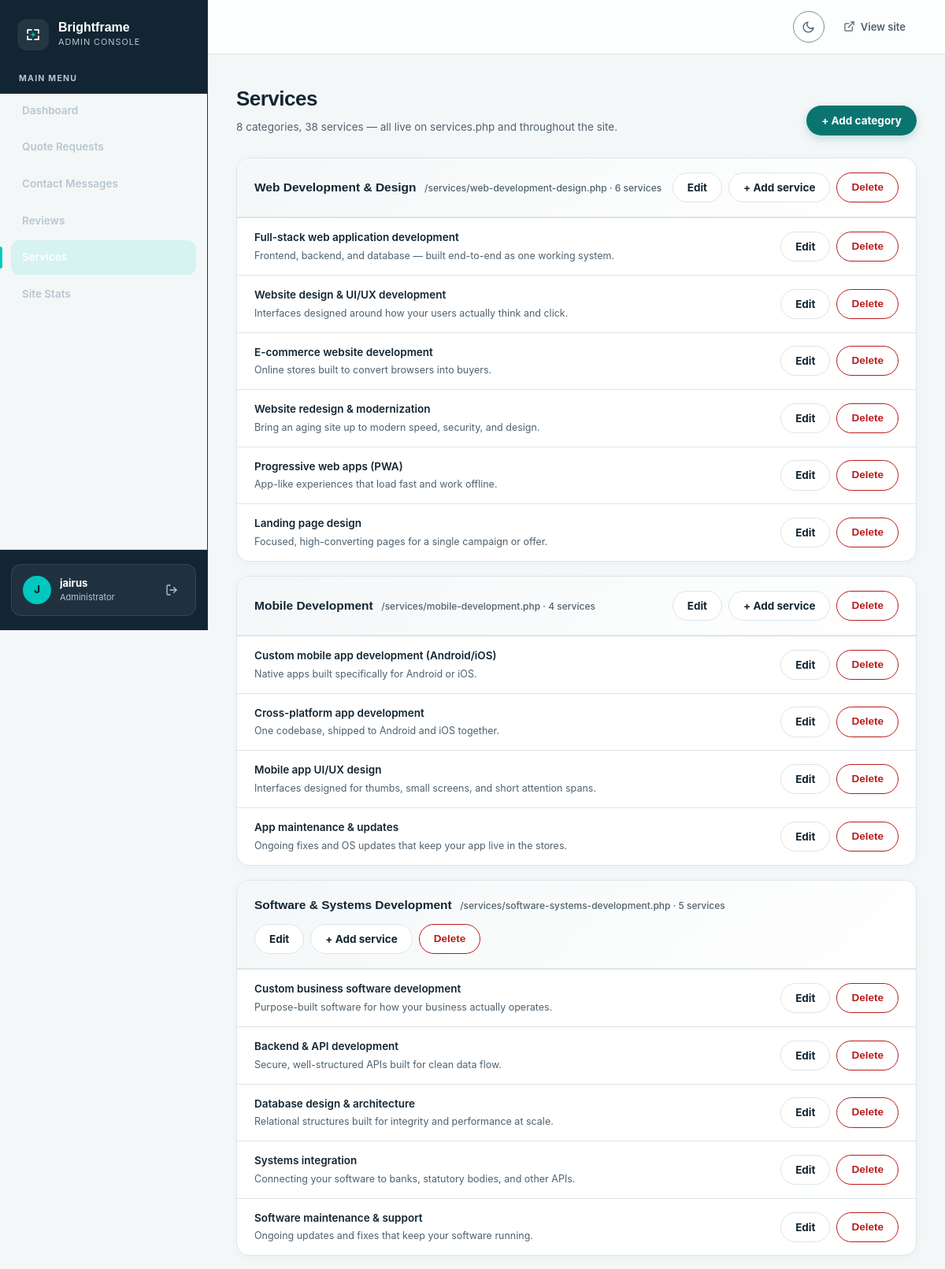
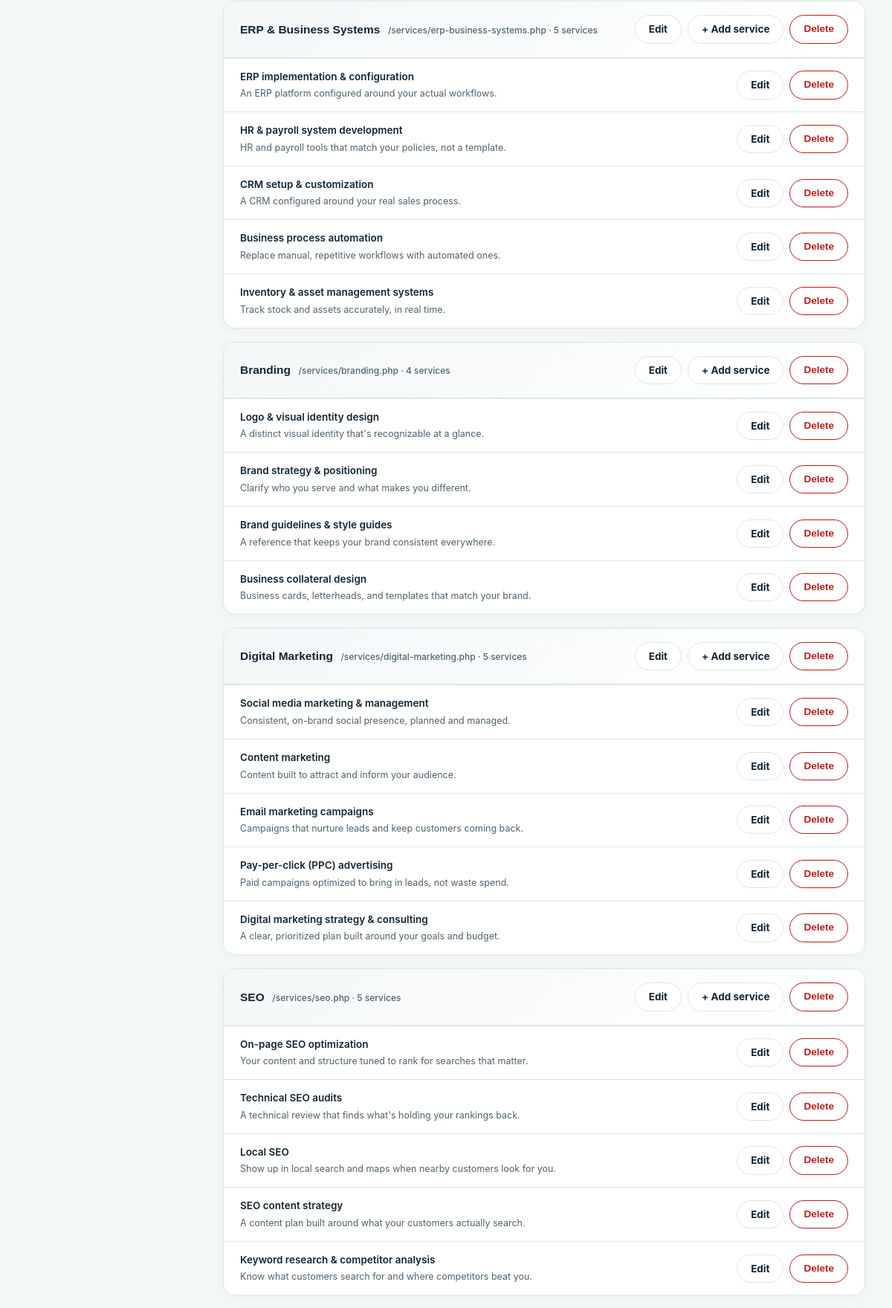
Screenshot of /admin/services.php (signed in, upper part) with the database file from the repository (2 pictures, top to bottom).
### tables this page shows
CREATE TABLE service_categories (
  id             INT UNSIGNED AUTO_INCREMENT PRIMARY KEY,
  name           VARCHAR(150) NOT NULL,
  slug           VARCHAR(150) NOT NULL UNIQUE,
  display_order  INT NOT NULL DEFAULT 0
);

CREATE TABLE services (
  id                INT UNSIGNED AUTO_INCREMENT PRIMARY KEY,
  category_id       INT UNSIGNED NOT NULL,
  title             VARCHAR(150) NOT NULL,
  description       TEXT NOT NULL,
  long_description  TEXT NULL,  
  icon_name         VARCHAR(80) NOT NULL,
  display_order     INT NOT NULL DEFAULT 0,
  INDEX idx_category_id (category_id),
  CONSTRAINT fk_services_category FOREIGN KEY (category_id)
    REFERENCES service_categories(id) ON DELETE CASCADE
);

### admin/services.php (the view, shortened to what this page needs)
<?php
$pdo = db();
try {
    $categories = $pdo->query('SELECT id, name, slug, display_order FROM service_categories ORDER BY display_order ASC')->fetchAll();
    $allServices = $pdo->query(
        'SELECT id, category_id, title, description, long_description, display_order FROM services ORDER BY category_id, display_order ASC'
    )->fetchAll();
} catch (PDOException $e) {
    error_log('Failed to load services/categories: ' . $e->getMessage());
    $categories  = [];
    $allServices = [];
}
$servicesByCategory = [];
foreach ($allServices as $svc) {
    $servicesByCategory[$svc['category_id']][] = $svc;
}
include __DIR__ . '/../includes/admin-layout-header.php';
?>
<div class="admin-page-header">
  <div>
    <h1>Services</h1>
    <p class="admin-page-sub"><?= count($categories) ?> categories, <?= count($allServices) ?> services — all live on <a href="../services.php" target="_blank" rel="noopener">services.php</a> and throughout the site.</p>
  </div>
  <details class="admin-reject-details">
    <summary class="admin-btn admin-btn-primary">+ Add category</summary>
  </details>
</div>
<?php if (empty($categories)): ?>
  <div class="admin-panel">
    <div class="admin-empty">
      <span class="admin-empty-ico">
        <svg width="26" height="26" viewBox="0 0 24 24" fill="none" stroke="currentColor" stroke-width="1.5" stroke-linecap="round" stroke-linejoin="round"><circle cx="12" cy="12" r="9"/><path d="M12 3v18M3 12h18"/></svg>
      </span>
      <p class="admin-empty-title">No categories yet</p>
      <p class="admin-empty-note">Add one above to get started.</p>
    </div>
  </div>
<?php else: ?>
  <?php foreach ($categories as $cat): ?>
    <?php $catServices = $servicesByCategory[$cat['id']] ?? []; ?>
    <div class="admin-cat-block">
      <div class="admin-cat-head">
        <div>
          <span class="admin-cat-head-name"><?= htmlspecialchars($cat['name'], ENT_QUOTES, 'UTF-8') ?></span>
          <span class="admin-cat-head-slug">/services/<?= htmlspecialchars($cat['slug'], ENT_QUOTES, 'UTF-8') ?>.php · <?= count($catServices) ?> service<?= count($catServices) === 1 ? '' : 's' ?></span>
        </div>
        <div class="admin-cat-actions">
          <details class="admin-reject-details">
            <summary class="admin-btn">Edit</summary>
          </details>
          <details class="admin-reject-details">
            <summary class="admin-btn">+ Add service</summary>
          </details>
          <form method="post" onsubmit="return confirm('Delete &quot;<?= htmlspecialchars($cat['name'], ENT_QUOTES, 'UTF-8') ?>&quot; and all <?= count($catServices) ?> of its services? This cannot be undone.');">
            <button type="submit" class="admin-btn admin-btn-reject">Delete</button>
          </form>
        </div>
      </div>
      <?php if (empty($catServices)): ?>
        <div class="admin-svc-row"><span class="admin-svc-row-desc">No services in this category yet.</span></div>
      <?php else: ?>
        <?php foreach ($catServices as $svc): ?>
          <div class="admin-svc-row">
            <div>
              <div class="admin-svc-row-title"><?= htmlspecialchars($svc['title'], ENT_QUOTES, 'UTF-8') ?></div>
              <div class="admin-svc-row-desc"><?= htmlspecialchars($svc['description'], ENT_QUOTES, 'UTF-8') ?></div>
            </div>
            <div class="admin-svc-row-actions">
              <details class="admin-reject-details">
                <summary class="admin-btn">Edit</summary>
              </details>
              <form method="post" onsubmit="return confirm('Delete &quot;<?= htmlspecialchars($svc['title'], ENT_QUOTES, 'UTF-8') ?>&quot;?');">
                <button type="submit" class="admin-btn admin-btn-reject">Delete</button>
              </form>
            </div>
          </div>
        <?php endforeach; ?>
      <?php endif; ?>
    </div>
  <?php endforeach; ?>
<?php endif; ?>
<?php include __DIR__ . '/../includes/admin-layout-footer.php'; ?>

### rows the page displays
service_categories: name "Web Development & Design", slug "web-development-design", id "6"
services: title "Full-stack web application development", description "Frontend, backend, and database — built end-to-end as one working system."
services: title "Website design & UI/UX development", description "Interfaces designed around how your users actually think and click."
services: title "E-commerce website development", description "Online stores built to convert browsers into buyers."
services: title "Website redesign & modernization", description "Bring an aging site up to modern speed, security, and design."
services: title "Progressive web apps (PWA)", description "App-like experiences that load fast and work offline."
services: title "Landing page design", description "Focused, high-converting pages for a single campaign or offer."
service_categories: name "Mobile Development", slug "mobile-development", id "4"
services: title "Custom mobile app development (Android/iOS)", description "Native apps built specifically for Android or iOS."
services: title "Cross-platform app development", description "One codebase, shipped to Android and iOS together."
services: title "Mobile app UI/UX design", description "Interfaces designed for thumbs, small screens, and short attention spans."
services: title "App maintenance & updates", description "Ongoing fixes and OS updates that keep your app live in the stores."
service_categories: name "Software & Systems Development", slug "software-systems-development", id "5"
services: title "Custom business software development", description "Purpose-built software for how your business actually operates."
services: title "Backend & API development", description "Secure, well-structured APIs built for clean data flow."
services: title "Database design & architecture", description "Relational structures built for integrity and performance at scale."
services: title "Systems integration", description "Connecting your software to banks, statutory bodies, and other APIs."
services: title "Software maintenance & support", description "Ongoing updates and fixes that keep your software running."
service_categories: name "ERP & Business Systems", slug "erp-business-systems", id "5"
services: title "ERP implementation & configuration", description "An ERP platform configured around your actual workflows."
services: title "HR & payroll system development", description "HR and payroll tools that match your policies, not a template."
services: title "CRM setup & customization", description "A CRM configured around your real sales process."
services: title "Business process automation", description "Replace manual, repetitive workflows with automated ones."
services: title "Inventory & asset management systems", description "Track stock and assets accurately, in real time."
service_categories: name "Branding", slug "branding", id "4"
services: title "Logo & visual identity design", description "A distinct visual identity that's recognizable at a glance."
services: title "Brand strategy & positioning", description "Clarify who you serve and what makes you different."
services: title "Brand guidelines & style guides", description "A reference that keeps your brand consistent everywhere."
services: title "Business collateral design", description "Business cards, letterheads, and templates that match your brand."
service_categories: name "Digital Marketing", slug "digital-marketing", id "5"
services: title "Social media marketing & management", description "Consistent, on-brand social presence, planned and managed."
services: title "Content marketing", description "Content built to attract and inform your audience."
services: title "Email marketing campaigns", description "Campaigns that nurture leads and keep customers coming back."
services: title "Pay-per-click (PPC) advertising", description "Paid campaigns optimized to bring in leads, not waste spend."
services: title "Digital marketing strategy & consulting", description "A clear, prioritized plan built around your goals and budget."
service_categories: name "SEO", slug "seo", id "5"
services: title "On-page SEO optimization", description "Your content and structure tuned to rank for searches that matter."
services: title "Technical SEO audits", description "A technical review that finds what's holding your rankings back."
services: title "Local SEO", description "Show up in local search and maps when nearby customers look for you."
services: title "SEO content strategy", description "A content plan built around what your customers actually search."
services: title "Keyword research & competitor analysis", description "Know what customers search for and where competitors beat you."

### other values shown
$item['label'] "Dashboard"
$item['label'] "Quote Requests"
$item['label'] "Contact Messages"
$item['label'] "Reviews"
$item['label'] "Services"
$item['label'] "Site Stats"
$adminInitial "J"
$adminUsername "jairus"
count($categories) "8"
count($allServices) "38"
